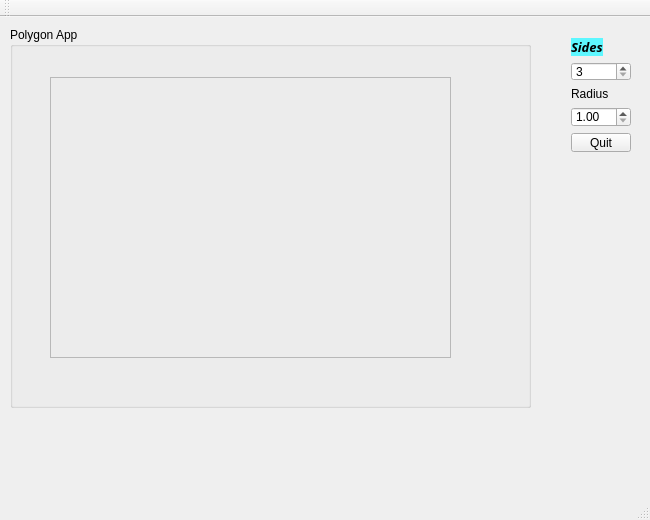
<?xml version="1.0" encoding="UTF-8"?>
<ui version="4.0">
 <class>MainWindow</class>
 <widget class="QMainWindow" name="MainWindow">
  <property name="geometry">
   <rect>
    <x>0</x>
    <y>0</y>
    <width>650</width>
    <height>520</height>
   </rect>
  </property>
  <property name="windowTitle">
   <string>MainWindow</string>
  </property>
  <widget class="QWidget" name="centralWidget">
   <widget class="QWidget" name="verticalLayoutWidget">
    <property name="geometry">
     <rect>
      <x>560</x>
      <y>10</y>
      <width>82</width>
      <height>136</height>
     </rect>
    </property>
    <layout class="QGridLayout" name="gridLayout">
     <item row="0" column="0">
      <widget class="QLabel" name="slidesLabel">
       <property name="sizePolicy">
        <sizepolicy hsizetype="Maximum" vsizetype="Maximum">
         <horstretch>0</horstretch>
         <verstretch>0</verstretch>
        </sizepolicy>
       </property>
       <property name="palette">
        <palette>
         <active>
          <colorrole role="WindowText">
           <brush brushstyle="SolidPattern">
            <color alpha="255">
             <red>0</red>
             <green>0</green>
             <blue>0</blue>
            </color>
           </brush>
          </colorrole>
          <colorrole role="Button">
           <brush brushstyle="SolidPattern">
            <color alpha="255">
             <red>93</red>
             <green>247</green>
             <blue>255</blue>
            </color>
           </brush>
          </colorrole>
          <colorrole role="Light">
           <brush brushstyle="SolidPattern">
            <color alpha="255">
             <red>221</red>
             <green>254</green>
             <blue>255</blue>
            </color>
           </brush>
          </colorrole>
          <colorrole role="Midlight">
           <brush brushstyle="SolidPattern">
            <color alpha="255">
             <red>157</red>
             <green>250</green>
             <blue>255</blue>
            </color>
           </brush>
          </colorrole>
          <colorrole role="Dark">
           <brush brushstyle="SolidPattern">
            <color alpha="255">
             <red>46</red>
             <green>123</green>
             <blue>127</blue>
            </color>
           </brush>
          </colorrole>
          <colorrole role="Mid">
           <brush brushstyle="SolidPattern">
            <color alpha="255">
             <red>62</red>
             <green>165</green>
             <blue>170</blue>
            </color>
           </brush>
          </colorrole>
          <colorrole role="Text">
           <brush brushstyle="SolidPattern">
            <color alpha="255">
             <red>0</red>
             <green>0</green>
             <blue>0</blue>
            </color>
           </brush>
          </colorrole>
          <colorrole role="BrightText">
           <brush brushstyle="SolidPattern">
            <color alpha="255">
             <red>255</red>
             <green>255</green>
             <blue>255</blue>
            </color>
           </brush>
          </colorrole>
          <colorrole role="ButtonText">
           <brush brushstyle="SolidPattern">
            <color alpha="255">
             <red>0</red>
             <green>0</green>
             <blue>0</blue>
            </color>
           </brush>
          </colorrole>
          <colorrole role="Base">
           <brush brushstyle="SolidPattern">
            <color alpha="255">
             <red>255</red>
             <green>255</green>
             <blue>255</blue>
            </color>
           </brush>
          </colorrole>
          <colorrole role="Window">
           <brush brushstyle="SolidPattern">
            <color alpha="255">
             <red>93</red>
             <green>247</green>
             <blue>255</blue>
            </color>
           </brush>
          </colorrole>
          <colorrole role="Shadow">
           <brush brushstyle="SolidPattern">
            <color alpha="255">
             <red>0</red>
             <green>0</green>
             <blue>0</blue>
            </color>
           </brush>
          </colorrole>
          <colorrole role="AlternateBase">
           <brush brushstyle="SolidPattern">
            <color alpha="255">
             <red>174</red>
             <green>251</green>
             <blue>255</blue>
            </color>
           </brush>
          </colorrole>
          <colorrole role="ToolTipBase">
           <brush brushstyle="SolidPattern">
            <color alpha="255">
             <red>255</red>
             <green>255</green>
             <blue>220</blue>
            </color>
           </brush>
          </colorrole>
          <colorrole role="ToolTipText">
           <brush brushstyle="SolidPattern">
            <color alpha="255">
             <red>0</red>
             <green>0</green>
             <blue>0</blue>
            </color>
           </brush>
          </colorrole>
         </active>
         <inactive>
          <colorrole role="WindowText">
           <brush brushstyle="SolidPattern">
            <color alpha="255">
             <red>0</red>
             <green>0</green>
             <blue>0</blue>
            </color>
           </brush>
          </colorrole>
          <colorrole role="Button">
           <brush brushstyle="SolidPattern">
            <color alpha="255">
             <red>93</red>
             <green>247</green>
             <blue>255</blue>
            </color>
           </brush>
          </colorrole>
          <colorrole role="Light">
           <brush brushstyle="SolidPattern">
            <color alpha="255">
             <red>221</red>
             <green>254</green>
             <blue>255</blue>
            </color>
           </brush>
          </colorrole>
          <colorrole role="Midlight">
           <brush brushstyle="SolidPattern">
            <color alpha="255">
             <red>157</red>
             <green>250</green>
             <blue>255</blue>
            </color>
           </brush>
          </colorrole>
          <colorrole role="Dark">
           <brush brushstyle="SolidPattern">
            <color alpha="255">
             <red>46</red>
             <green>123</green>
             <blue>127</blue>
            </color>
           </brush>
          </colorrole>
          <colorrole role="Mid">
           <brush brushstyle="SolidPattern">
            <color alpha="255">
             <red>62</red>
             <green>165</green>
             <blue>170</blue>
            </color>
           </brush>
          </colorrole>
          <colorrole role="Text">
           <brush brushstyle="SolidPattern">
            <color alpha="255">
             <red>0</red>
             <green>0</green>
             <blue>0</blue>
            </color>
           </brush>
          </colorrole>
          <colorrole role="BrightText">
           <brush brushstyle="SolidPattern">
            <color alpha="255">
             <red>255</red>
             <green>255</green>
             <blue>255</blue>
            </color>
           </brush>
          </colorrole>
          <colorrole role="ButtonText">
           <brush brushstyle="SolidPattern">
            <color alpha="255">
             <red>0</red>
             <green>0</green>
             <blue>0</blue>
            </color>
           </brush>
          </colorrole>
          <colorrole role="Base">
           <brush brushstyle="SolidPattern">
            <color alpha="255">
             <red>255</red>
             <green>255</green>
             <blue>255</blue>
            </color>
           </brush>
          </colorrole>
          <colorrole role="Window">
           <brush brushstyle="SolidPattern">
            <color alpha="255">
             <red>93</red>
             <green>247</green>
             <blue>255</blue>
            </color>
           </brush>
          </colorrole>
          <colorrole role="Shadow">
           <brush brushstyle="SolidPattern">
            <color alpha="255">
             <red>0</red>
             <green>0</green>
             <blue>0</blue>
            </color>
           </brush>
          </colorrole>
          <colorrole role="AlternateBase">
           <brush brushstyle="SolidPattern">
            <color alpha="255">
             <red>174</red>
             <green>251</green>
             <blue>255</blue>
            </color>
           </brush>
          </colorrole>
          <colorrole role="ToolTipBase">
           <brush brushstyle="SolidPattern">
            <color alpha="255">
             <red>255</red>
             <green>255</green>
             <blue>220</blue>
            </color>
           </brush>
          </colorrole>
          <colorrole role="ToolTipText">
           <brush brushstyle="SolidPattern">
            <color alpha="255">
             <red>0</red>
             <green>0</green>
             <blue>0</blue>
            </color>
           </brush>
          </colorrole>
         </inactive>
         <disabled>
          <colorrole role="WindowText">
           <brush brushstyle="SolidPattern">
            <color alpha="255">
             <red>46</red>
             <green>123</green>
             <blue>127</blue>
            </color>
           </brush>
          </colorrole>
          <colorrole role="Button">
           <brush brushstyle="SolidPattern">
            <color alpha="255">
             <red>93</red>
             <green>247</green>
             <blue>255</blue>
            </color>
           </brush>
          </colorrole>
          <colorrole role="Light">
           <brush brushstyle="SolidPattern">
            <color alpha="255">
             <red>221</red>
             <green>254</green>
             <blue>255</blue>
            </color>
           </brush>
          </colorrole>
          <colorrole role="Midlight">
           <brush brushstyle="SolidPattern">
            <color alpha="255">
             <red>157</red>
             <green>250</green>
             <blue>255</blue>
            </color>
           </brush>
          </colorrole>
          <colorrole role="Dark">
           <brush brushstyle="SolidPattern">
            <color alpha="255">
             <red>46</red>
             <green>123</green>
             <blue>127</blue>
            </color>
           </brush>
          </colorrole>
          <colorrole role="Mid">
           <brush brushstyle="SolidPattern">
            <color alpha="255">
             <red>62</red>
             <green>165</green>
             <blue>170</blue>
            </color>
           </brush>
          </colorrole>
          <colorrole role="Text">
           <brush brushstyle="SolidPattern">
            <color alpha="255">
             <red>46</red>
             <green>123</green>
             <blue>127</blue>
            </color>
           </brush>
          </colorrole>
          <colorrole role="BrightText">
           <brush brushstyle="SolidPattern">
            <color alpha="255">
             <red>255</red>
             <green>255</green>
             <blue>255</blue>
            </color>
           </brush>
          </colorrole>
          <colorrole role="ButtonText">
           <brush brushstyle="SolidPattern">
            <color alpha="255">
             <red>46</red>
             <green>123</green>
             <blue>127</blue>
            </color>
           </brush>
          </colorrole>
          <colorrole role="Base">
           <brush brushstyle="SolidPattern">
            <color alpha="255">
             <red>93</red>
             <green>247</green>
             <blue>255</blue>
            </color>
           </brush>
          </colorrole>
          <colorrole role="Window">
           <brush brushstyle="SolidPattern">
            <color alpha="255">
             <red>93</red>
             <green>247</green>
             <blue>255</blue>
            </color>
           </brush>
          </colorrole>
          <colorrole role="Shadow">
           <brush brushstyle="SolidPattern">
            <color alpha="255">
             <red>0</red>
             <green>0</green>
             <blue>0</blue>
            </color>
           </brush>
          </colorrole>
          <colorrole role="AlternateBase">
           <brush brushstyle="SolidPattern">
            <color alpha="255">
             <red>93</red>
             <green>247</green>
             <blue>255</blue>
            </color>
           </brush>
          </colorrole>
          <colorrole role="ToolTipBase">
           <brush brushstyle="SolidPattern">
            <color alpha="255">
             <red>255</red>
             <green>255</green>
             <blue>220</blue>
            </color>
           </brush>
          </colorrole>
          <colorrole role="ToolTipText">
           <brush brushstyle="SolidPattern">
            <color alpha="255">
             <red>0</red>
             <green>0</green>
             <blue>0</blue>
            </color>
           </brush>
          </colorrole>
         </disabled>
        </palette>
       </property>
       <property name="font">
        <font>
         <family>Kinnari</family>
         <pointsize>10</pointsize>
         <weight>75</weight>
         <italic>true</italic>
         <bold>true</bold>
        </font>
       </property>
       <property name="autoFillBackground">
        <bool>true</bool>
       </property>
       <property name="text">
        <string>Sides</string>
       </property>
       <property name="wordWrap">
        <bool>false</bool>
       </property>
      </widget>
     </item>
     <item row="1" column="0">
      <widget class="QSpinBox" name="sidesBox">
       <property name="sizePolicy">
        <sizepolicy hsizetype="Minimum" vsizetype="Minimum">
         <horstretch>0</horstretch>
         <verstretch>0</verstretch>
        </sizepolicy>
       </property>
       <property name="minimum">
        <number>3</number>
       </property>
       <property name="maximum">
        <number>60</number>
       </property>
      </widget>
     </item>
     <item row="2" column="0">
      <widget class="QLabel" name="label_2">
       <property name="sizePolicy">
        <sizepolicy hsizetype="Maximum" vsizetype="Maximum">
         <horstretch>0</horstretch>
         <verstretch>0</verstretch>
        </sizepolicy>
       </property>
       <property name="autoFillBackground">
        <bool>true</bool>
       </property>
       <property name="text">
        <string>Radius</string>
       </property>
      </widget>
     </item>
     <item row="3" column="0">
      <widget class="QDoubleSpinBox" name="doubleSpinBox">
       <property name="minimum">
        <double>1.000000000000000</double>
       </property>
       <property name="maximum">
        <double>5.000000000000000</double>
       </property>
       <property name="singleStep">
        <double>0.100000000000000</double>
       </property>
      </widget>
     </item>
     <item row="4" column="0">
      <widget class="QPushButton" name="pushButton">
       <property name="text">
        <string>Quit</string>
       </property>
      </widget>
     </item>
    </layout>
   </widget>
   <widget class="QGroupBox" name="groupBox">
    <property name="geometry">
     <rect>
      <x>10</x>
      <y>10</y>
      <width>521</width>
      <height>381</height>
     </rect>
    </property>
    <property name="title">
     <string>Polygon App</string>
    </property>
    <widget class="QFrame" name="frame">
     <property name="geometry">
      <rect>
       <x>40</x>
       <y>50</y>
       <width>401</width>
       <height>281</height>
      </rect>
     </property>
     <property name="frameShape">
      <enum>QFrame::StyledPanel</enum>
     </property>
     <property name="frameShadow">
      <enum>QFrame::Raised</enum>
     </property>
     <widget class="MyPanelOpenGL" name="panelGL" native="true">
      <property name="geometry">
       <rect>
        <x>0</x>
        <y>0</y>
        <width>401</width>
        <height>281</height>
       </rect>
      </property>
      <property name="sizePolicy">
       <sizepolicy hsizetype="Maximum" vsizetype="Maximum">
        <horstretch>0</horstretch>
        <verstretch>0</verstretch>
       </sizepolicy>
      </property>
     </widget>
    </widget>
   </widget>
  </widget>
  <widget class="QMenuBar" name="menuBar">
   <property name="geometry">
    <rect>
     <x>0</x>
     <y>0</y>
     <width>650</width>
     <height>20</height>
    </rect>
   </property>
  </widget>
  <widget class="QToolBar" name="mainToolBar">
   <attribute name="toolBarArea">
    <enum>TopToolBarArea</enum>
   </attribute>
   <attribute name="toolBarBreak">
    <bool>false</bool>
   </attribute>
  </widget>
  <widget class="QStatusBar" name="statusBar"/>
 </widget>
 <layoutdefault spacing="6" margin="11"/>
 <customwidgets>
  <customwidget>
   <class>MyPanelOpenGL</class>
   <extends>QWidget</extends>
   <header location="global">mypanelopengl.h</header>
   <container>1</container>
   <slots>
    <slot>changeSides(int)</slot>
    <slot>changeRadius(double)</slot>
   </slots>
  </customwidget>
 </customwidgets>
 <tabstops>
  <tabstop>sidesBox</tabstop>
  <tabstop>doubleSpinBox</tabstop>
  <tabstop>pushButton</tabstop>
 </tabstops>
 <resources/>
 <connections>
  <connection>
   <sender>pushButton</sender>
   <signal>clicked()</signal>
   <receiver>MainWindow</receiver>
   <slot>close()</slot>
   <hints>
    <hint type="sourcelabel">
     <x>611</x>
     <y>169</y>
    </hint>
    <hint type="destinationlabel">
     <x>642</x>
     <y>186</y>
    </hint>
   </hints>
  </connection>
  <connection>
   <sender>sidesBox</sender>
   <signal>valueChanged(int)</signal>
   <receiver>panelGL</receiver>
   <slot>changeSides(int)</slot>
   <hints>
    <hint type="sourcelabel">
     <x>594</x>
     <y>91</y>
    </hint>
    <hint type="destinationlabel">
     <x>206</x>
     <y>99</y>
    </hint>
   </hints>
  </connection>
  <connection>
   <sender>doubleSpinBox</sender>
   <signal>valueChanged(double)</signal>
   <receiver>panelGL</receiver>
   <slot>changeRadius(double)</slot>
   <hints>
    <hint type="sourcelabel">
     <x>581</x>
     <y>138</y>
    </hint>
    <hint type="destinationlabel">
     <x>438</x>
     <y>103</y>
    </hint>
   </hints>
  </connection>
 </connections>
</ui>
